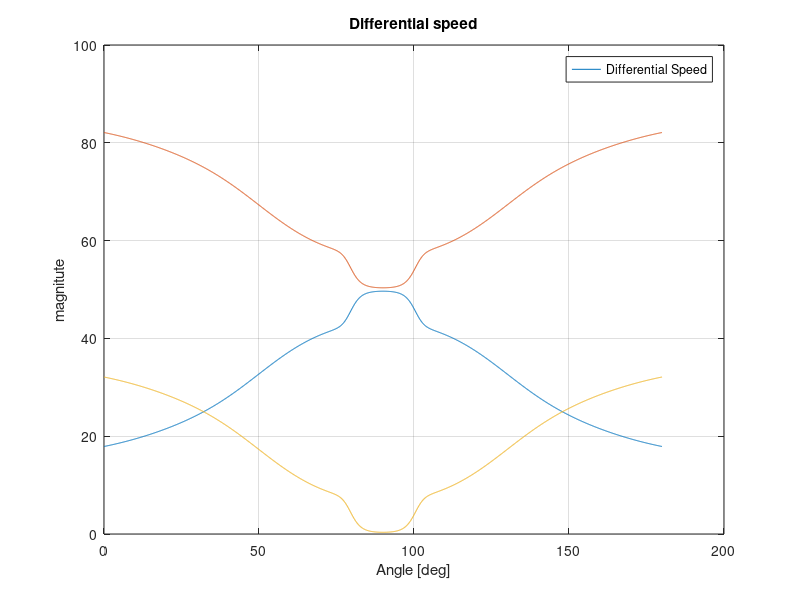
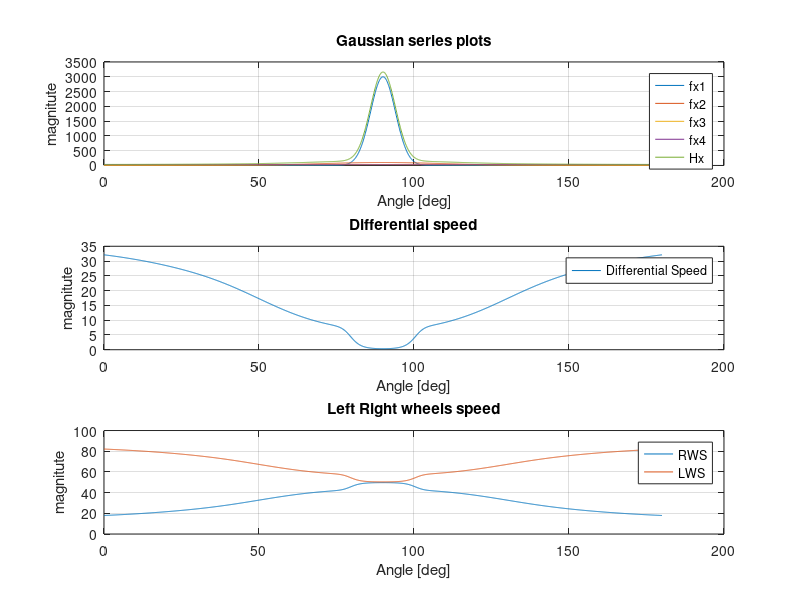

The MATLAB script that drew these images, in order:
%{
this script was used to calibrate and explore the different types of
transforms used to map Robot Speed and angle of manuover to right and left
wheels speed on  adifferential drive robot
%}
%%
close all;
clear all;
clc;
%%
%Constants and difenetions
N=180;    %Num of angles
res=0.1;  %x-Axis resolution
b=90;     %The Expectance of a gaussian function(symetry point)
l=22;
speed=50; %Drive-train speed
% Gaussian Function 1
a1=3000.0;
c1=4.0;
% Gaussian function 2
a2=100.0;
c2=20.0;
% Gaussian function 3
a3=30.0;
c3=40.0;
% Gaussian function 4
a4=32.0;
c4=1000.0;
%%
x = 0:res:N;
% calculating the Transform
fx1 = a1*exp(-power(x-b,2)/(2*power(c1,2)));
fx2 = a2*exp(-power(x-b,2)/(2*power(c2,2)));
fx3 = a3*exp(-power(x-b,2)/(2*power(c3,2)));
fx4 = a4*exp(-power(x-b,2)/(2*power(c4,2)));
Hx = fx1+fx2+fx3+fx4;
% Drivetrain control functions
Rad = (l./Hx);
RWS = speed*(1-Rad);    %Right Wheel Speed 
LWS = speed*(1+Rad);    %Left Wheel Speed
%%
plot(x,fx1);
title('Gaussian series plots')
xlabel('Angle [deg]');
ylabel('magnitute');
grid on;
hold on;
plot(x, fx2);
plot(x, fx3);
plot(x, fx4);
plot(x, Hx);
ylim([-10 110])
legend({'fx1','fx2','fx3','fx4','Hx'},'Location','northeast')
hold off;
%%
close all;
plot(x,RWS);
title('Left Right wheels speed')
xlabel('Angle [deg]');
ylabel('magnitute');
grid on;
hold on;
plot(x,LWS);
legend({'RWS','LWS'},'Location','northeast')
%%
close all;
plot(x,speed*Rad);
title('Differential speed')
xlabel('Angle [deg]');
ylabel('magnitute');
grid on;
hold on;
legend({'Differential Speed'},'Location','northeast')
%%
close all;
figure;
subplot(3,1,1);
plot(x,fx1);
title('Gaussian series plots')
xlabel('Angle [deg]');
ylabel('magnitute');
grid on;
hold on;
plot(x, fx2);
plot(x, fx3);
plot(x, fx4);
plot(x, Hx);
legend({'fx1','fx2','fx3','fx4','Hx'},'Location','northeast')
hold off;

subplot(3,1,3);
plot(x,RWS);
title('Left Right wheels speed')
xlabel('Angle [deg]');
ylabel('magnitute');
grid on;
hold on;
plot(x,LWS);
legend({'RWS','LWS'},'Location','northeast')
hold off;

subplot(3,1,2);
plot(x,speed*Rad);
title('Differential speed')
xlabel('Angle [deg]');
ylabel('magnitute');
grid on;
legend({'Differential Speed'},'Location','northeast')

